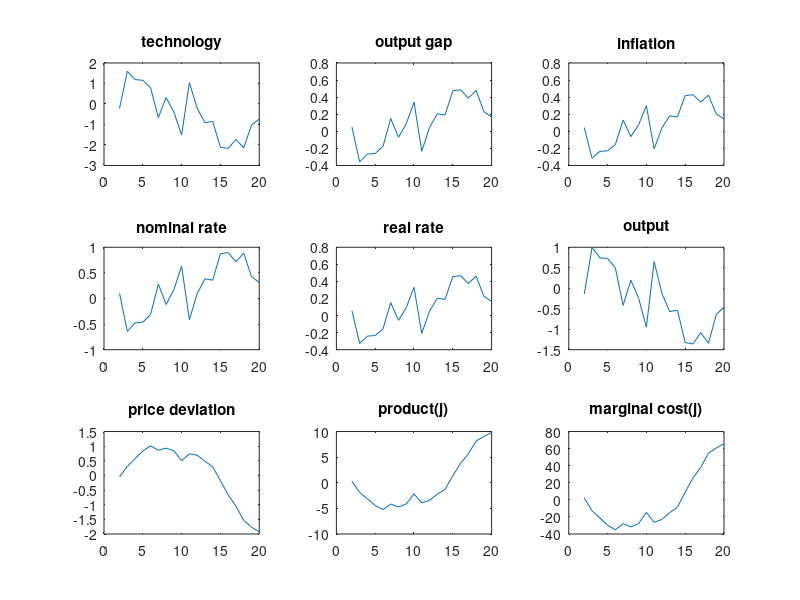

Reproduce this figure in MATLAB. (Note: this script raises an error after producing the figure.)
%%%%%%%%%%%%%%%%%%%%%%%%%%%%%%%%%%%%%%%%%%%%%%%%%%%%%%%%%%%%%%%%%%%%%%%%%%%
% NKM
% Zongyang Li
%%%%%%%%%%%%%%%%%%%%%%%%%%%%%%%%%%%%%%%%%%%%%%%%%%%%%%%%%%%%%%%%%%%%%%%%%%%
%% Initializtion
clear
sigma= 2; % consumption elasiticity 
phi= 3; % labor elasticity
epsilon= 5; % different goods bundle elasticity
alpha= 0.3; % production coefficient
rhoa= 0.8; % technology AR(1) coefficient
sigmaa2= 1; % technology AR(1) residuals
beta= 0.99; % intertemporal discount factor
rho= -log(beta); % linearied beta
theta= 0.75; % ratio of firms which cannot change prices
psipi= 1.5; % taylor rule of inflation
psiy= 0.5; % taylor rule of output
T=100; % total period

% Some definitions:
psiya= (1+phi)/(sigma*(1-alpha)+phi+alpha); % tech effect on output
lamda= (1-theta)*(1-beta*theta)/theta*(1-alpha)/(1-alpha+alpha*epsilon);
kappa= lamda*(sigma+(phi+alpha)/(1-alpha));
gamma= 1/((1-beta*rhoa)*(sigma*(1-rhoa)+psiy)+ kappa*(psipi-rhoa));

%% A one-time Shock - run this or the random shock section
% 1. Specify the shock
v= zeros(T);
v(2)= 1;
a(1)= 0; % initial technology level

%% Random Shocks
% 1. Generate randomness technology shock:
v= sqrt(sigmaa2)*randn(100); % tech shock
a(1)= 0; % initial technology level


%% 2. Calculate the deviation of output and inflation
output(1)= 0; % start from steady state
inflation(1)=0;
ir(1)=rho;
r(1)= ir(1);

% 3. price-related variables:
price(1)= theta*inflation(1)/(1-theta); % price deviation from optimal p1*-pt
product(1)= -epsilon*(price(1))+ output(1); % output for product j: y_{t}(j)=-?(p_{t}^{j}-p_{t+k})+y_{t+k}
mc(1)= (sigma+(phi+alpha)/(1-alpha))*product(1); % mc for product j: mc_{t}(j)-mc_{t}= (?+((?+?)/(1-?)))(y_{t}(j)-y_{t})

% 4. iterate to get future response
for i=2:T
    a(i)= rhoa*a(i-1)+ v(i);
    output(i)= rhoa*output(i-1) - sigma* psiya* (1-rhoa)* (1-beta*rhoa)*gamma*v(i);
    inflation(i)= rhoa*inflation(i-1) - sigma* psiya* (1-rhoa)* kappa *gamma*v(i);
    ir(i)=rho+ psipi*inflation(i) + psiy* output(i);
    y(i)=psiya*a(i)+ output(i);
    r(i)=ir(i)-inflation(i);
    price(i)= price(i-1)- output(i);
    product(i)= -epsilon*(price(i))+ output(i);
    mc(i)=  (sigma+(phi+alpha)/(1-alpha))*product(i);
end

% 3. Consider the level too
outputn= psiya.*a+ (1-alpha)*(0-log(1-alpha))/((1-alpha)*sigma+ phi+ alpha);
inflationn= zeros(T);
irn= rho-sigma*(1-rhoa)*psiya.*a;

% 4. Plot response to a one-time shock
t=20;
x =2:t;
subplot(3,3,1);
plot(x,a(2:t))
title('technology')
subplot(3,3,2);
plot(x,output(2:t))
title('output gap')
subplot(3,3,3);
plot(x,inflation(2:t))
title('inflation')
subplot(3,3,4);
plot(x,ir(2:t))
title('nominal rate')
subplot(3,3,5);
plot(x,r(2:t))
title('real rate')
subplot(3,3,6);
plot(x,y(2:t))
title('output')
subplot(3,3,7);
plot(x,price(2:t))
title('price deviation')
subplot(3,3,8);
plot(x,product(2:t))
title('product(j)')
subplot(3,3,9);
plot(x,mc(2:t))
title('marginal cost(j)')
suptitle('Question 4&5 under one-time tech shock')
print('q4&51','-dpng')

print -djpeg -r600 q4&51.jpg

%% Change psipi and psiy - change variable and re-run the above code
psipi= 10; % taylor rule of inflation
psiy= 0; % taylor rule of output

